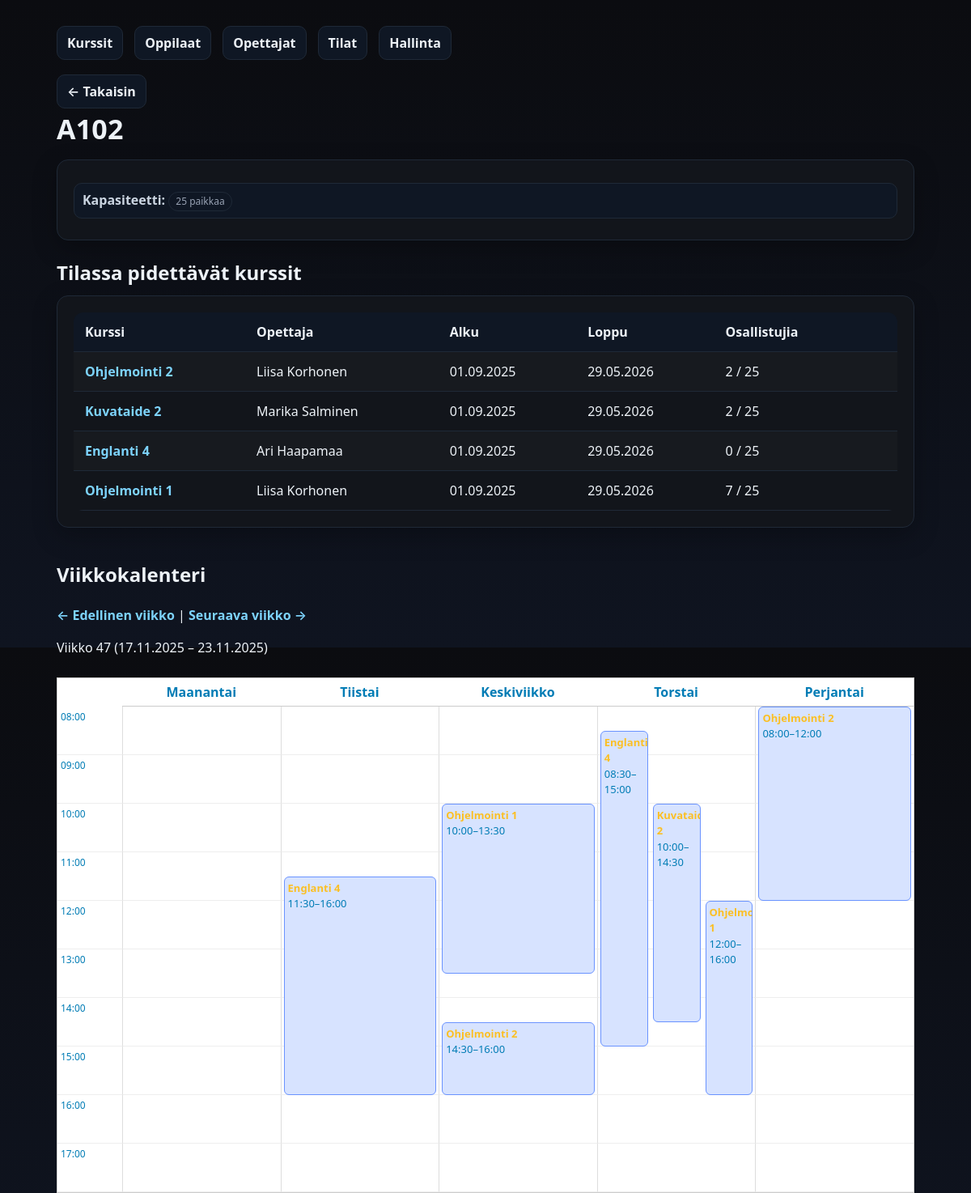
/kurssienhallinta/tila.php?id=2, run on the app's committed database.
### tables this page shows
CREATE TABLE `tilat` (
  `tila_id` int(11) NOT NULL,
  `tila_nimi` varchar(50) NOT NULL,
  `paikkoja` int(11) NOT NULL
);

CREATE TABLE `kurssit` (
  `kurssi_id` int(11) NOT NULL,
  `kurssin_tunnus` varchar(20) NOT NULL,
  `kurssi_nimi` varchar(100) NOT NULL,
  `kurssikuvaus` text DEFAULT NULL,
  `aloituspaiva` date NOT NULL,
  `lopetuspaiva` date NOT NULL,
  `opettaja_id` int(11) NOT NULL,
  `tila_id` int(11) NOT NULL
);

### kurssienhallinta/tila.php (the view, shortened to what this page needs)
<?php
function finDate($date) {
    return date("d.m.Y", strtotime($date));
}
$pdo = getPDO();
$tila_id = (int)$_GET['id'];
$stmt = $pdo->prepare("SELECT tila_id, tila_nimi, paikkoja FROM tilat WHERE tila_id=?");
$stmt->execute([$tila_id]);
$tila = $stmt->fetch();
$sql = "
  SELECT k.kurssi_id, k.kurssi_nimi, k.aloituspaiva, k.lopetuspaiva,
         CONCAT(o.etunimi,' ',o.sukunimi) AS opettaja_nimi,
         COUNT(i.opiskelija_id) AS osallistujia
  FROM kurssit k
  LEFT JOIN opettajat o ON o.opettaja_id=k.opettaja_id
  LEFT JOIN ilmoittautuminen i ON i.kurssi_id=k.kurssi_id
  WHERE k.tila_id=?
  GROUP BY k.kurssi_id, opettaja_nimi, k.aloituspaiva, k.lopetuspaiva, k.kurssi_nimi
  ORDER BY k.aloituspaiva
";
$stmt = $pdo->prepare($sql);
$stmt->execute([$tila_id]);
$kurssit = $stmt->fetchAll();
$cap = (int)$tila['paikkoja'];
$week = isset($_GET['week']) ? (int)$_GET['week'] : date("W");
$year = isset($_GET['year']) ? (int)$_GET['year'] : date("Y");
$dt = new DateTime();
$dt->setISODate($year, $week);
$weekStart = $dt->format("Y-m-d");
$dt->modify("+6 days");
$weekEnd = $dt->format("Y-m-d");
$paivat = ["Maanantai","Tiistai","Keskiviikko","Torstai","Perjantai"];
?>
<!doctype html>
<html lang="fi">
<head>
  <link rel="stylesheet" href="styles.css">
</head>
<body>
  <div class="container">
    <div class="nav">
      <a href="index.php">Kurssit</a>
      <a href="oppilaat.php">Oppilaat</a>
      <a href="opettajat.php">Opettajat</a>
      <a href="tilat.php">Tilat</a>
      <a href="admin.php">Hallinta</a>
    </div>
    <a class="back" href="tilat.php">← Takaisin</a>
    <h1 class="page-title"><?= htmlspecialchars($tila['tila_nimi']) ?></h1>
    <div class="card">
      <div class="meta">
        <div><strong>Kapasiteetti:</strong> <span class="badge"><?= $cap ?> paikkaa</span></div>
      </div>
    </div>
    <h2 style="margin:22px 0 10px">Tilassa pidettävät kurssit</h2>
    <div class="card table-wrap">
      <table>
        <thead><tr><th>Kurssi</th><th>Opettaja</th><th>Alku</th><th>Loppu</th><th>Osallistujia</th><th></th></tr></thead>
        <tbody>
          <?php if (!$kurssit): ?>
            <tr><td colspan="6" class="muted">Ei kursseja.</td></tr>
          <?php else: foreach($kurssit as $k): $over = (int)$k['osallistujia'] > $cap; ?>
            <tr class="<?= $over ? 'warn' : '' ?>">
              <td><a href="kurssi.php?id=<?= (int)$k['kurssi_id'] ?>"><?= htmlspecialchars($k['kurssi_nimi']) ?></a></td>
              <td><?= htmlspecialchars($k['opettaja_nimi'] ?? '—') ?></td>
              <td><?= finDate($k['aloituspaiva']) ?></td>
              <td><?= finDate($k['lopetuspaiva']) ?></td>
              <td><?= (int)$k['osallistujia'] ?> / <?= $cap ?></td>
              <td><?= $over ? '<span class="badge">⚠️</span>' : '' ?></td>
            </tr>
          <?php endforeach; endif; ?>
        </tbody>
      </table>
    </div>
<h2 style="margin-top:40px;">Viikkokalenteri</h2>
<p>
  <a href="tila.php?id=<?= $tila_id ?>&week=<?= $week-1 ?>&year=<?= $year ?>">← Edellinen viikko</a>
  |
  <a href="tila.php?id=<?= $tila_id ?>&week=<?= $week+1 ?>&year=<?= $year ?>">Seuraava viikko →</a>
</p>
<p>Viikko <?= $week ?> (<?= finDate($weekStart) ?> – <?= finDate($weekEnd) ?>)</p>
<div class="calendar-grid">
    <?php
    $startHour = 8;
    $endHour = 17;
    ?>
    <div></div>
    <?php foreach ($paivat as $pv): ?>
        <div style="text-align:center; padding:5px; font-weight:bold; border-bottom:1px solid #ccc;">
            <?= $pv ?>
        </div>
    <?php endforeach; ?>
    <?php for ($h = $startHour; $h <= $endHour; $h++): ?>
        <div class="time-cell"><?= sprintf("%02d:00", $h) ?></div>
        <?php foreach ($paivat as $pv): ?>
            <div class="day-column" data-day="<?= $pv ?>"></div>
        <?php endforeach; ?>
    <?php endfor; ?>
</div>
  </div>
</body>
</html>

### kurssienhallinta/styles.css (style rules this page uses)
:root { --bg:#0b0c10; --card:#12151b; --muted:#98a2b3; --text:#edf2f7; --accent:#6ea8fe; --danger:#ef4444; --border:#1f2937; }
* { box-sizing:border-box }
html,body { height:100% }
body { margin:0; font:16px/1.5 system-ui,-apple-system,Segoe UI,Roboto,Ubuntu,'Helvetica Neue',Arial; background:linear-gradient(180deg,#0b0c10 0%, #0f1420 100%); color:var(--text); }
.container { max-width:1100px;margin:32px auto;padding:0 20px }
.card { background:var(--card); border:1px solid var(--border); border-radius:14px; padding:20px; box-shadow:0 10px 30px rgba(0,0,0,.25); }
.page-title { margin:0 0 12px; font-size:clamp(24px,3.2vw,34px); letter-spacing:.2px; }
.nav { display:flex;gap:14px;flex-wrap:wrap;margin:0 0 18px }
.nav a,.back { color:var(--text); text-decoration:none; background:#0f1724; border:1px solid var(--border); padding:8px 12px;border-radius:10px; transition:all .15s ease; }
.back { display:inline-flex;align-items:center;gap:8px }
.table-wrap { overflow:auto }
table { width:100%;border-collapse:collapse;border-radius:12px;overflow:hidden }
th,td { padding:12px 14px;border-bottom:1px solid var(--border);text-align:left;vertical-align:top }
thead th { background:#0f1724;font-weight:600 }
tbody tr:nth-child(odd) { background:rgba(255,255,255,.02) }
.badge { display:inline-block;padding:2px 8px;border-radius:999px;font-size:12px;border:1px solid var(--border);color:var(--muted) }
.meta { display:grid;grid-template-columns:repeat(auto-fit,minmax(220px,1fr));gap:10px;margin:8px 0 6px }
.meta div { background:#0f1724;border:1px solid var(--border);padding:8px 10px;border-radius:10px }
.meta strong { font-weight:600;color:#cbd5e1 }
a { color: #7dd3fc; text-decoration: none; font-weight: 600; transition: color .15s ease; }

### kurssienhallinta/tila.php (style rules this page uses)
.calendar-grid { display: grid; grid-template-columns: 80px repeat(5, 1fr); border: 1px solid #ccc; margin-top: 25px; background: #fff; color: #007cb5ff; }
.time-cell { border-bottom: 1px solid #eee; height: 60px; padding: 4px; font-size: 12px; color: #007cb5ff; }
.day-column { position: relative; border-left: 1px solid #ddd; border-bottom: 1px solid #eee; }

### data on the page
tilat: tila_nimi "A102", paikkoja "25"
kurssit: kurssi_nimi "Ohjelmointi 2", opettaja_nimi "Liisa Korhonen", aloituspaiva "01.09.2025", lopetuspaiva "29.05.2026", osallistujia "2", tila.paikkoja "25"
kurssit: kurssi_nimi "Kuvataide 2", opettaja_nimi "Marika Salminen", aloituspaiva "01.09.2025", lopetuspaiva "29.05.2026", osallistujia "2", tila.paikkoja "25"
kurssit: kurssi_nimi "Englanti 4", opettaja_nimi "Ari Haapamaa", aloituspaiva "01.09.2025", lopetuspaiva "29.05.2026", osallistujia "0", tila.paikkoja "25"
kurssit: kurssi_nimi "Ohjelmointi 1", opettaja_nimi "Liisa Korhonen", aloituspaiva "01.09.2025", lopetuspaiva "29.05.2026", osallistujia "7", tila.paikkoja "25"

### other printed values
$week "47"
$pv "Maanantai"
$pv "Tiistai"
$pv "Keskiviikko"
$pv "Torstai"
$pv "Perjantai"
